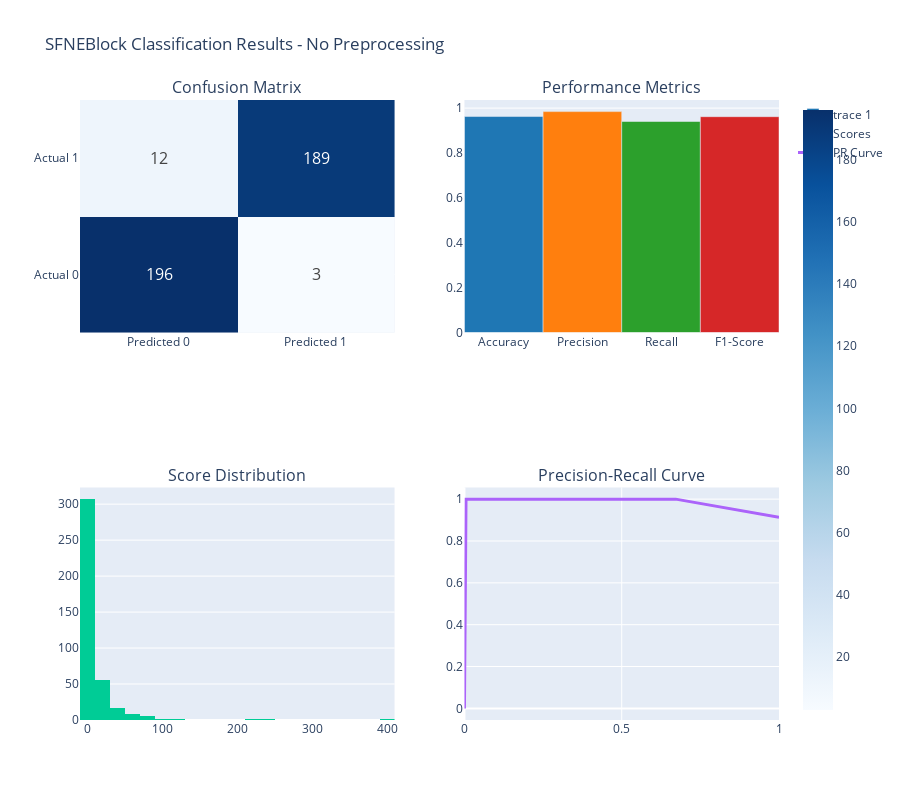
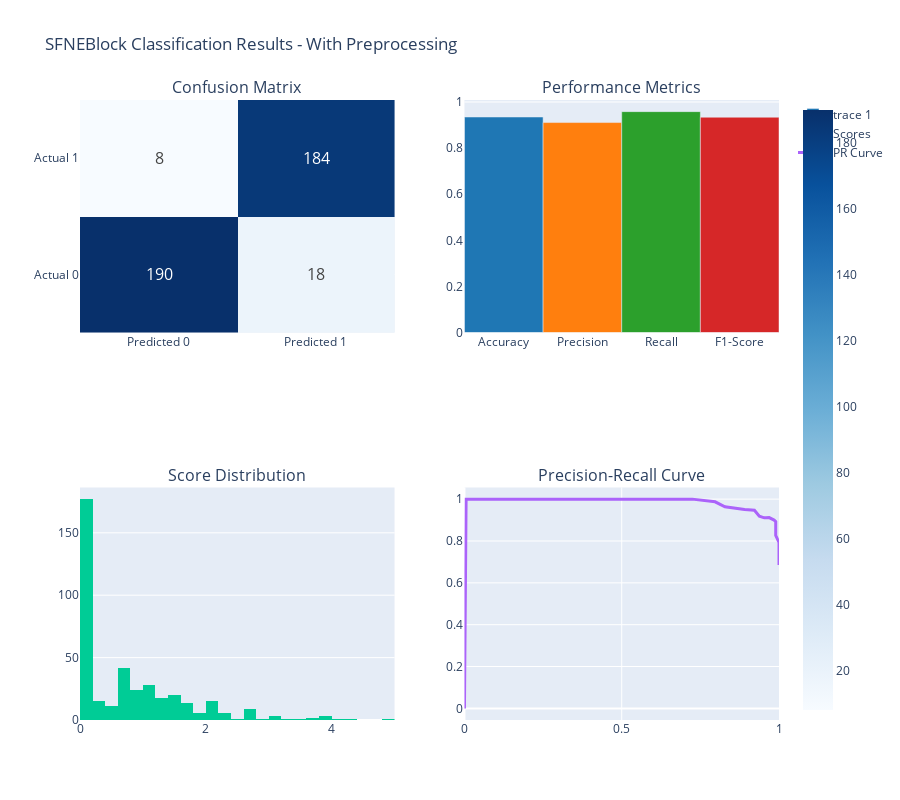

The notebook cell saved with these charts, in order:
### Code cell
# Make predictions and create comprehensive plots
print("🔍 Making predictions and creating comprehensive visualizations...")

# Predictions without preprocessing
y_pred_proba_no_prep = model.predict(X_test)
y_pred_no_prep = (y_pred_proba_no_prep > 0.5).astype(int).flatten()

# Predictions with preprocessing
y_pred_proba_with_prep = model_with_preprocessing.predict(X_test_dict)
y_pred_with_prep = (y_pred_proba_with_prep > 0.5).astype(int).flatten()

# Create comprehensive classification plots
fig_no_prep = KMRPlotter.create_comprehensive_plot(
    'classification',
    y_true=y_test,
    y_pred=y_pred_no_prep,
    y_scores=y_pred_proba_no_prep.flatten(),
    title="SFNEBlock Classification Results - No Preprocessing"
)
fig_no_prep.show()

fig_with_prep = KMRPlotter.create_comprehensive_plot(
    'classification',
    y_true=y_test_prep,
    y_pred=y_pred_with_prep,
    y_scores=y_pred_proba_with_prep.flatten(),
    title="SFNEBlock Classification Results - With Preprocessing"
)
fig_with_prep.show()

print("✅ Comprehensive visualizations created successfully!")

### Figure 1 — Plotly figure (JSON) as saved in the notebook; plotly's stock layout.template omitted (floating-point values rounded to 4 significant figures; data arrays with more than 128 entries replaced by an {"elided": "..."} marker saying what was removed)
{"data": [{"colorscale": [[0, "rgb(247,251,255)"], [0.125, "rgb(222,235,247)"], [0.25, "rgb(198,219,239)"], [0.375, "rgb(158,202,225)"], [0.5, "rgb(107,174,214)"], [0.625, "rgb(66,146,198)"], [0.75, "rgb(33,113,181)"], [0.875, "rgb(8,81,156)"], [1, "rgb(8,48,107)"]], "text": [[196, 3], [12, 189]], "textfont": {"size": 16}, "texttemplate": "%{text}", "type": "heatmap", "x": ["Predicted 0", "Predicted 1"], "xaxis": "x", "y": ["Actual 0", "Actual 1"], "yaxis": "y", "z": [[196, 3], [12, 189]]}, {"marker": {"color": ["#1f77b4", "#ff7f0e", "#2ca02c", "#d62728"]}, "type": "bar", "x": ["Accuracy", "Precision", "Recall", "F1-Score"], "xaxis": "x2", "y": [0.9625, 0.9844, 0.9403, 0.9618], "yaxis": "y2"}, {"name": "Scores", "nbinsx": 30, "type": "histogram", "x": {"elided": "400 float values"}, "xaxis": "x3", "yaxis": "y3"}, {"line": {"width": 3}, "mode": "lines", "name": "PR Curve", "type": "scatter", "x": [1, 0.6716, 0.5473, 0.4328, 0.3532, 0.2736, 0.2338, 0.199, 0.1642, 0.1443, 0.1244, 0.1144, 0.0995, 0.0995, 0.09453, 0.0796, 0.0796, 0.0597, 0.05473, 0.04478, 0.0398, 0.03483, 0.02985, 0.02488, 0.02488, 0.02488, 0.02488, 0.0199, 0.0199, 0.0199, 0.0199, 0.01493, 0.01493, 0.01493, 0.01493, 0.01493, 0.01493, 0.01493, 0.01493, 0.01493, 0.01493, 0.01493, 0.01493, 0.01493, 0.01493, 0.01493, 0.01493, 0.01493, 0.01493, 0.01493, 0.01493, 0.01493, 0.01493, 0.01493, 0.01493, 0.00995, 0.00995, 0.00995, 0.00995, 0.00995, 0.00995, 0.00995, 0.004975, 0.004975, 0.004975, 0.004975, 0.004975, 0.004975, 0.004975, 0.004975, 0.004975, 0.004975, 0.004975, 0.004975, 0.004975, 0.004975, 0.004975, 0.004975, 0.004975, 0.004975, 0.004975, 0.004975, 0.004975, 0.004975, 0.004975, 0.004975, 0.004975, 0.004975, 0.004975, 0.004975, 0.004975, 0.004975, 0.004975, 0.004975, 0.004975, 0.004975, 0.004975, 0.004975, 0.004975, 0], "xaxis": "x4", "y": [0.9136, 1, 1, 1, 1, 1, 1, 1, 1, 1, 1, 1, 1, 1, 1, 1, 1, 1, 1, 1, 1, 1, 1, 1, 1, 1, 1, 1, 1, 1, 1, 1, 1, 1, 1, 1, 1, 1, 1, 1, 1, 1, 1, 1, 1, 1, 1, 1, 1, 1, 1, 1, 1, 1, 1, 1, 1, 1, 1, 1, 1, 1, 1, 1, 1, 1, 1, 1, 1, 1, 1, 1, 1, 1, 1, 1, 1, 1, 1, 1, 1, 1, 1, 1, 1, 1, 1, 1, 1, 1, 1, 1, 1, 1, 1, 1, 1, 1, 1, 0], "yaxis": "y4"}], "layout": {"annotations": [{"font": {"size": 16}, "showarrow": false, "text": "Confusion Matrix", "x": 0.225, "xanchor": "center", "xref": "paper", "y": 1, "yanchor": "bottom", "yref": "paper"}, {"font": {"size": 16}, "showarrow": false, "text": "Performance Metrics", "x": 0.775, "xanchor": "center", "xref": "paper", "y": 1, "yanchor": "bottom", "yref": "paper"}, {"font": {"size": 16}, "showarrow": false, "text": "Score Distribution", "x": 0.225, "xanchor": "center", "xref": "paper", "y": 0.375, "yanchor": "bottom", "yref": "paper"}, {"font": {"size": 16}, "showarrow": false, "text": "Precision-Recall Curve", "x": 0.775, "xanchor": "center", "xref": "paper", "y": 0.375, "yanchor": "bottom", "yref": "paper"}], "height": 800, "showlegend": true, "title": {"text": "SFNEBlock Classification Results - No Preprocessing"}, "xaxis": {"anchor": "y", "domain": [0, 0.45]}, "xaxis2": {"anchor": "y2", "domain": [0.55, 1]}, "xaxis3": {"anchor": "y3", "domain": [0, 0.45]}, "xaxis4": {"anchor": "y4", "domain": [0.55, 1]}, "yaxis": {"anchor": "x", "domain": [0.625, 1]}, "yaxis2": {"anchor": "x2", "domain": [0.625, 1]}, "yaxis3": {"anchor": "x3", "domain": [0, 0.375]}, "yaxis4": {"anchor": "x4", "domain": [0, 0.375]}}}

### Figure 2 — Plotly figure (JSON) as saved in the notebook; plotly's stock layout.template omitted (floating-point values rounded to 4 significant figures; data arrays with more than 128 entries replaced by an {"elided": "..."} marker saying what was removed)
{"data": [{"colorscale": [[0, "rgb(247,251,255)"], [0.125, "rgb(222,235,247)"], [0.25, "rgb(198,219,239)"], [0.375, "rgb(158,202,225)"], [0.5, "rgb(107,174,214)"], [0.625, "rgb(66,146,198)"], [0.75, "rgb(33,113,181)"], [0.875, "rgb(8,81,156)"], [1, "rgb(8,48,107)"]], "text": [[190, 18], [8, 184]], "textfont": {"size": 16}, "texttemplate": "%{text}", "type": "heatmap", "x": ["Predicted 0", "Predicted 1"], "xaxis": "x", "y": ["Actual 0", "Actual 1"], "yaxis": "y", "z": [[190, 18], [8, 184]]}, {"marker": {"color": ["#1f77b4", "#ff7f0e", "#2ca02c", "#d62728"]}, "type": "bar", "x": ["Accuracy", "Precision", "Recall", "F1-Score"], "xaxis": "x2", "y": [0.935, 0.9109, 0.9583, 0.934], "yaxis": "y2"}, {"name": "Scores", "nbinsx": 30, "type": "histogram", "x": {"elided": "400 float values"}, "xaxis": "x3", "yaxis": "y3"}, {"line": {"width": 3}, "mode": "lines", "name": "PR Curve", "type": "scatter", "x": [1, 1, 1, 0.9896, 0.9896, 0.9896, 0.9896, 0.9844, 0.9792, 0.9688, 0.9583, 0.9531, 0.9375, 0.9219, 0.8906, 0.8281, 0.7969, 0.7604, 0.7448, 0.724, 0.6719, 0.6302, 0.5938, 0.5677, 0.5365, 0.5052, 0.4792, 0.4583, 0.4271, 0.3906, 0.375, 0.3438, 0.3333, 0.3021, 0.2865, 0.2708, 0.2656, 0.2552, 0.2448, 0.2448, 0.2135, 0.2031, 0.1771, 0.1615, 0.1562, 0.1458, 0.1354, 0.125, 0.1198, 0.1198, 0.1198, 0.1198, 0.1198, 0.09896, 0.08333, 0.07292, 0.07292, 0.07292, 0.07292, 0.06771, 0.06771, 0.0625, 0.0625, 0.05208, 0.04688, 0.04688, 0.04688, 0.04688, 0.04167, 0.04167, 0.04167, 0.04167, 0.03125, 0.03125, 0.03125, 0.03125, 0.02604, 0.01562, 0.01562, 0.01562, 0.01562, 0.01562, 0.01042, 0.01042, 0.01042, 0.01042, 0.01042, 0.01042, 0.005208, 0.005208, 0.005208, 0.005208, 0.005208, 0.005208, 0.005208, 0.005208, 0.005208, 0.005208, 0.005208, 0], "xaxis": "x4", "y": [0.6857, 0.7442, 0.7934, 0.8261, 0.8559, 0.8716, 0.892, 0.9, 0.9038, 0.9118, 0.9109, 0.9104, 0.9184, 0.9465, 0.95, 0.9636, 0.9871, 0.9932, 0.9931, 1, 1, 1, 1, 1, 1, 1, 1, 1, 1, 1, 1, 1, 1, 1, 1, 1, 1, 1, 1, 1, 1, 1, 1, 1, 1, 1, 1, 1, 1, 1, 1, 1, 1, 1, 1, 1, 1, 1, 1, 1, 1, 1, 1, 1, 1, 1, 1, 1, 1, 1, 1, 1, 1, 1, 1, 1, 1, 1, 1, 1, 1, 1, 1, 1, 1, 1, 1, 1, 1, 1, 1, 1, 1, 1, 1, 1, 1, 1, 1, 0], "yaxis": "y4"}], "layout": {"annotations": [{"font": {"size": 16}, "showarrow": false, "text": "Confusion Matrix", "x": 0.225, "xanchor": "center", "xref": "paper", "y": 1, "yanchor": "bottom", "yref": "paper"}, {"font": {"size": 16}, "showarrow": false, "text": "Performance Metrics", "x": 0.775, "xanchor": "center", "xref": "paper", "y": 1, "yanchor": "bottom", "yref": "paper"}, {"font": {"size": 16}, "showarrow": false, "text": "Score Distribution", "x": 0.225, "xanchor": "center", "xref": "paper", "y": 0.375, "yanchor": "bottom", "yref": "paper"}, {"font": {"size": 16}, "showarrow": false, "text": "Precision-Recall Curve", "x": 0.775, "xanchor": "center", "xref": "paper", "y": 0.375, "yanchor": "bottom", "yref": "paper"}], "height": 800, "showlegend": true, "title": {"text": "SFNEBlock Classification Results - With Preprocessing"}, "xaxis": {"anchor": "y", "domain": [0, 0.45]}, "xaxis2": {"anchor": "y2", "domain": [0.55, 1]}, "xaxis3": {"anchor": "y3", "domain": [0, 0.45]}, "xaxis4": {"anchor": "y4", "domain": [0.55, 1]}, "yaxis": {"anchor": "x", "domain": [0.625, 1]}, "yaxis2": {"anchor": "x2", "domain": [0.625, 1]}, "yaxis3": {"anchor": "x3", "domain": [0, 0.375]}, "yaxis4": {"anchor": "x4", "domain": [0, 0.375]}}}
